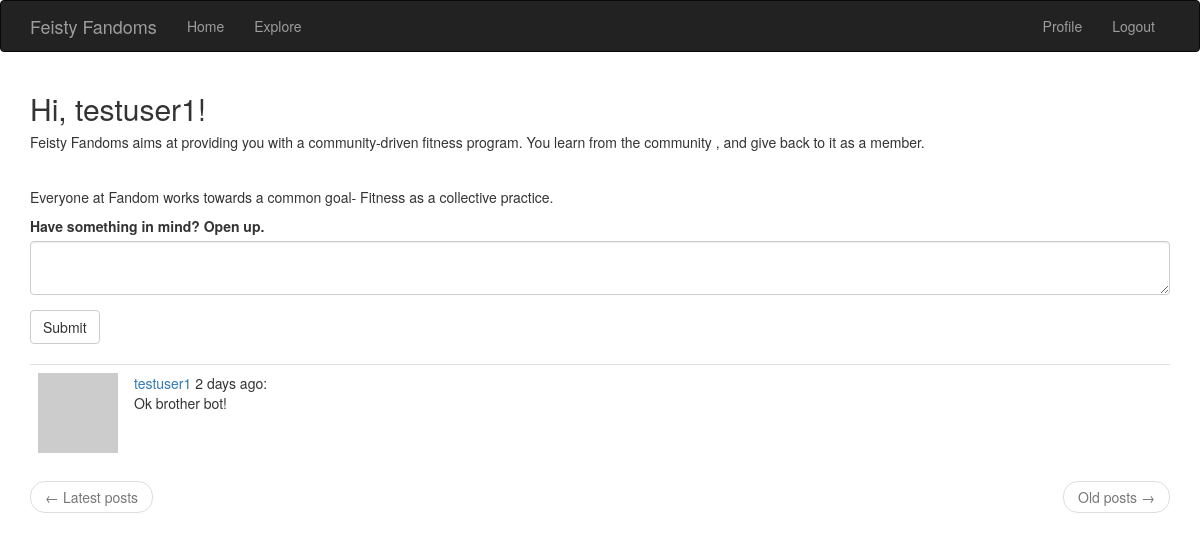
The app's page /index (signed in) with its own data.
### app/models.py (models this page shows, shortened)
class User(UserMixin, db.Model):
	id = db.Column(db.Integer, primary_key= True)
	username = db.Column(db.String(64), index = True, unique = True)
	email = db.Column(db.String(120), index=True, unique=True)
	password_hash = db.Column(db.String(128))
	posts = db.relationship('Post', backref='author', lazy = 'dynamic')
	followed = db.relationship('User', secondary=followers, primaryjoin=(followers.c.follower_id == id), secondaryjoin=(followers.c.followed_id == id), backref=db.backref('followers', lazy='dynamic'), lazy='dynamic')
	about_me = db.Column(db.String(140))
	last_seen = db.Column(db.DateTime, default=datetime.utcnow)
	def avatar(self, size):
		digest = md5(self.email.lower().encode('utf-8')).hexdigest()
		return 'https://www.gravatar.com/avatar/{}?d=identicon&s={}'.format(digest, size)
	def followed_posts(self):
		followed = Post.query.join(followers, (followers.c.followed_id == Post.user_id)).filter(followers.c.follower_id == self.id)
		own = Post.query.filter_by(user_id = self.id)
		return followed.union(own).order_by(Post.timestamp.desc())

class Post(db.Model):
	id = db.Column(db.Integer, primary_key=True)
	body = db.Column(db.String(250))
	timestamp = db.Column(db.DateTime, index=True, default = datetime.utcnow)
	user_id = db.Column(db.Integer, db.ForeignKey('user.id'))

### app/routes.py (the view)
@app.route('/', methods= ['GET', 'POST'])
@app.route('/index', methods= ['GET', 'POST'])
@login_required
def index():
	form = PostForm()
	if form.validate_on_submit():
		post = Post(body=form.post.data, author = current_user)
		db.session.add(post)
		db.session.commit()
		flash("Your post was shared with your famdom!")
		return redirect(url_for('index'))
	page = request.args.get('page', 1, type=int)
	posts = current_user.followed_posts().paginate(page, app.config['POSTS_PER_PAGE'], False)
	next_url = url_for('index', page=posts.next_num) \
		if posts.has_next else None
	prev_url = url_for('index', page=posts.prev_num) \
		if posts.has_prev else None
	return render_template('index.html', title='Home Page', form=form,posts=posts.items, next_url = next_url, prev_url=prev_url)

### app/forms.py
class PostForm(FlaskForm):
	post = TextAreaField('Have something in mind? Open up.', validators = [DataRequired(), Length(min=1, max= 200)])
	submit = SubmitField('Submit')

### app/models.py (called while the page is built)
@login.user_loader
def load_user(id):
    return User.query.get(int(id))

### app/routes.py (called while the page is built)
@app.before_request
def before_request():
	if current_user.is_authenticated:
		current_user.last_seen = datetime.utcnow()
		db.session.commit()

### app/templates/index.html
{% extends "base.html" %}
{% import 'bootstrap/wtf.html' as wtf %}
{% block app_content %}
    <h2>Hi, {{ current_user.username }}!</h2>
    <h5>Feisty Fandoms aims at providing you with a community-driven fitness program.
You learn from the community , and give back to it as a member.</h5>
	<br>
	<h5>Everyone at Fandom works towards a common goal- Fitness as a collective practice.</h5>
    {% if form %}
    {{ wtf.quick_form(form) }}
    <br>
    {% endif %}
    {% for post in posts %}
        {% include '_post.html' %}
    {% endfor %}
    <nav aria-label="...">
        <ul class="pager">
            <li class="previous{% if not prev_url %} disabled{% endif %}">
                <a href="{{ prev_url or '#' }}">
                    <span aria-hidden="true">&larr;</span> Latest posts
                </a>
            </li>
            <li class="next{% if not next_url %} disabled{% endif %}">
                <a href="{{ next_url or '#' }}">
                    Old posts <span aria-hidden="true">&rarr;</span>
                </a>
            </li>
        </ul>
    </nav>
{% endblock %}

### app/templates/_post.html
<table class="table table-hover">
        <tr>
            <td width="70px">
                <a href="{{ url_for('user', username=post.author.username) }}">
                    <img src="{{ post.author.avatar(70) }}" />
                </a>
            </td>
            <td>
                <a href="{{ url_for('user', username=post.author.username) }}">
                    {{ post.author.username }}
                </a>
                {{ moment(post.timestamp).fromNow() }}:
                <br>
                {{ post.body }}
            </td>
        </tr>
    </table>

### records on screen
User: username "testuser1"
Post: author.username "testuser1", timestamp "2 days ago", body "Ok brother bot!"
